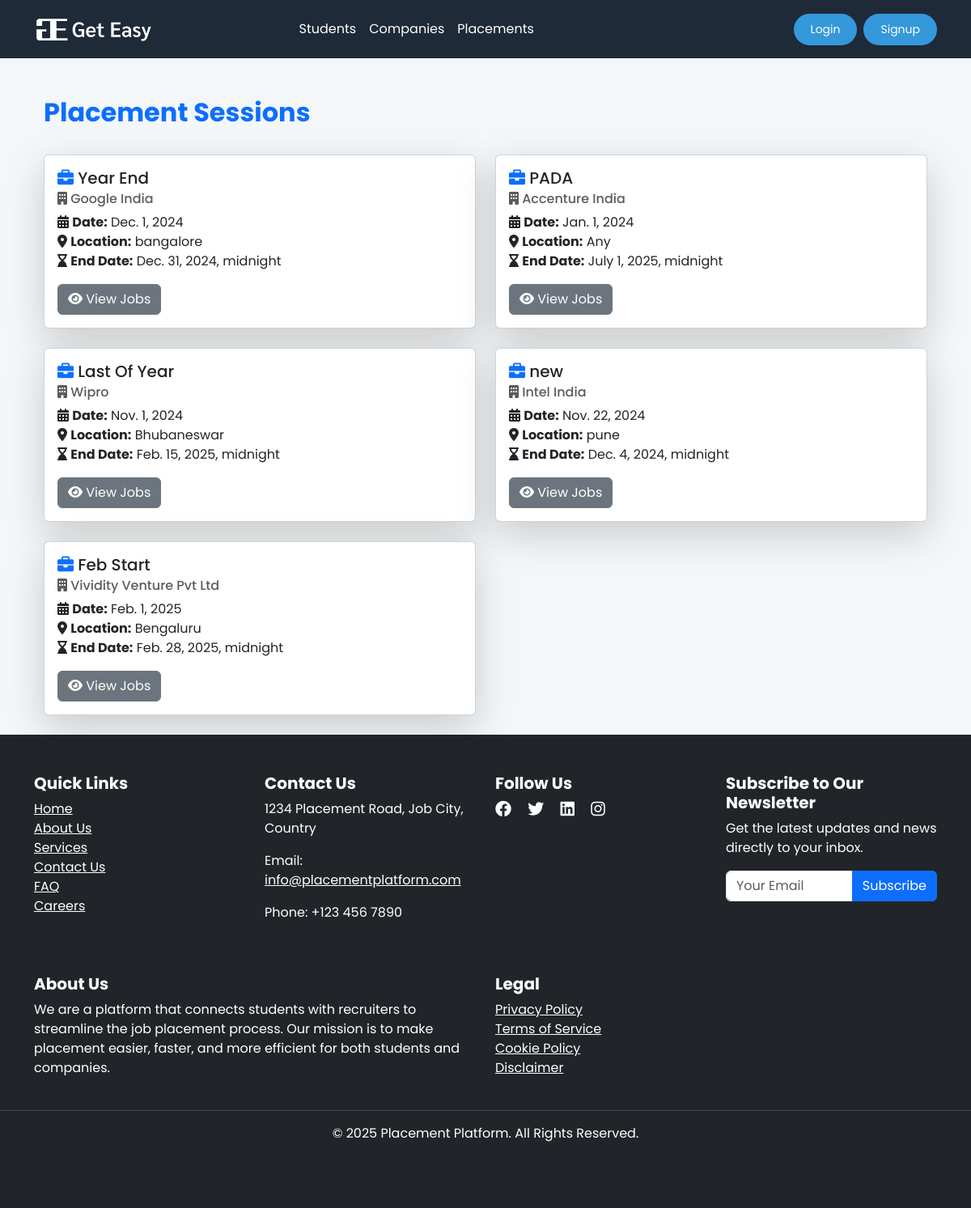
The page /placements/ on the database its author committed.
### placeapp/models.py (models this page shows, shortened)
class PlacementSession(models.Model):
    session_name = models.CharField(max_length=150)
    company = models.ForeignKey(Company, on_delete=models.CASCADE)
    recruiter = models.ForeignKey(CompanyRecruiter, on_delete=models.CASCADE)  # Linking recruiter
    date = models.DateField()
    student_selected = models.BigIntegerField(null=True, blank=True)
    session_end = models.DateTimeField()
    mode = models.CharField(max_length=255)
    location = models.CharField(max_length=100)

class Company(models.Model):
    name = models.CharField(max_length=100)
    description = models.TextField()
    location = models.CharField(max_length=255)
    contact_email = models.EmailField()
    contact_phone = models.CharField(max_length=20)
    website = models.URLField()
    company_picture = models.ImageField(upload_to='company_pictures/', null=True, blank=True)

### placeapp/views.py (the view)
# urls.py: path('placements/', views.placement_session_list, name='placement_session_list_page'),
def placement_session_list(request):
    user = request.user
    is_recruiter = CompanyRecruiter.objects.filter(user_id=user.id).exists()
    if is_recruiter:
        recruiter = CompanyRecruiter.objects.get(user_id=user.id)
        placement_sessions = PlacementSession.objects.filter(recruiter=recruiter)
    else:
        placement_sessions = PlacementSession.objects.all()
    return render(request, 'placeapp/session_list.html', {
        'placement_sessions': placement_sessions,
        'is_recruiter': is_recruiter,
        'session_count': placement_sessions.count(),  # Send session count to template
    })

### templates/placeapp/session_list.html (shortened to what this page needs)
{% extends 'placeapp/base.html' %}
{% block content %}
<div class="container mt-5">
    <div class="d-flex justify-content-between align-items-center mb-4">
        <h2 class="text-primary fw-bold">Placement Sessions</h2>
    </div>
    {% if session_count == 0 %}
        <div class="alert alert-warning text-center">
            <h5>No Placement Sessions Available</h5>
            {% if is_recruiter %}
                <p>As a recruiter, you can create a new session to start hiring!</p>
                <a href="{% url 'create_session' %}" class="btn btn-success btn-lg">
                    <i class="fas fa-plus-circle"></i> Create Placement Session
                </a>
            {% else %}
                <p>Currently, there are no active placement sessions.</p>
            {% endif %}
        </div>
    {% else %}
        <div class="row">
            {% for session in placement_sessions %}
            <div class="col-md-6 mb-4">
                <div class="card shadow-lg session-card">
                    <div class="card-body">
                        <h5 class="card-title">
                            <i class="fas fa-briefcase text-primary"></i> {{ session.session_name }}
                        </h5>
                        <h6 class="card-subtitle mb-2 text-muted">
                            <i class="fas fa-building"></i> {{ session.company.name }}
                        </h6>
                        <p class="card-text">
                            <i class="fas fa-calendar-alt"></i> <strong>Date:</strong> {{ session.date }}<br>
                            <i class="fas fa-map-marker-alt"></i> <strong>Location:</strong> {{ session.location }}<br>
                            <i class="fas fa-hourglass-end"></i> <strong>End Date:</strong> {{ session.session_end }}
                        </p>
                        <a href="{% url 'view_jobs' session.id %}" class="btn btn-secondary">
                            <i class="fas fa-eye"></i> View Jobs
                        </a>
                    </div>
                </div>
            </div>
            {% endfor %}
        </div>
    {% endif %}
</div>
{% endblock %}

### templates/placeapp/base.html (style rules this page uses)
:root { --primary-color: #1E2A38; --secondary-color: #3498DB; --accent-color: #E74C3C; --background-color: #F4F7F9; --text-color: #2C3E50; --white: #FFFFFF; }
body { background-color: var(--background-color); color: var(--text-color); font-family: 'Poppins', sans-serif; }

### rows shown on the page
PlacementSession: session_name "Year End", company.name "Google India", date "Dec. 1, 2024", location "bangalore", session_end "Dec. 31, 2024, midnight"
PlacementSession: session_name "PADA", company.name "Accenture India", date "Jan. 1, 2024", location "Any", session_end "July 1, 2025, midnight"
PlacementSession: session_name "Last Of Year", company.name "Wipro", date "Nov. 1, 2024", location "Bhubaneswar", session_end "Feb. 15, 2025, midnight"
PlacementSession: session_name "new", company.name "Intel India", date "Nov. 22, 2024", location "pune", session_end "Dec. 4, 2024, midnight"
PlacementSession: session_name "Feb Start", company.name "Vividity Venture Pvt Ltd", date "Feb. 1, 2025", location "Bengaluru", session_end "Feb. 28, 2025, midnight"
